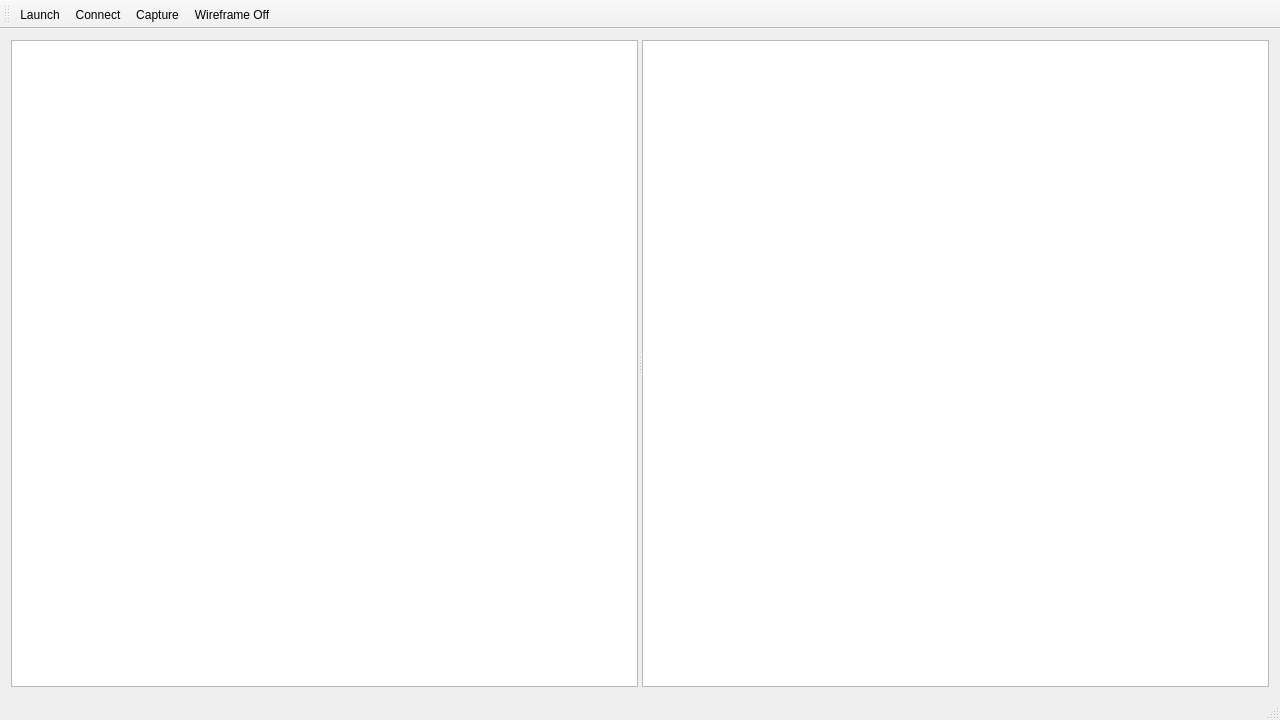
<?xml version="1.0" encoding="UTF-8"?>
<ui version="4.0">
 <class>MainWindow</class>
 <widget class="QMainWindow" name="MainWindow">
  <property name="geometry">
   <rect>
    <x>0</x>
    <y>0</y>
    <width>1280</width>
    <height>720</height>
   </rect>
  </property>
  <property name="windowTitle">
   <string>Dissector</string>
  </property>
  <widget class="QWidget" name="centralWidget">
   <layout class="QHBoxLayout" name="horizontalLayout">
    <item>
     <widget class="QSplitter" name="splitterhoriz">
      <property name="orientation">
       <enum>Qt::Horizontal</enum>
      </property>
      <widget class="QTreeView" name="DrawCallView"/>
      <widget class="QTreeView" name="StatesView"/>
     </widget>
    </item>
   </layout>
  </widget>
  <widget class="QMenuBar" name="menuBar">
   <property name="geometry">
    <rect>
     <x>0</x>
     <y>0</y>
     <width>1280</width>
     <height>25</height>
    </rect>
   </property>
  </widget>
  <widget class="QToolBar" name="mainToolBar">
   <attribute name="toolBarArea">
    <enum>TopToolBarArea</enum>
   </attribute>
   <attribute name="toolBarBreak">
    <bool>false</bool>
   </attribute>
   <addaction name="actionLaunch"/>
   <addaction name="actionConnect"/>
   <addaction name="actionCapture"/>
   <addaction name="actionWireframe_Off"/>
  </widget>
  <widget class="QStatusBar" name="statusBar"/>
  <action name="actionConnect">
   <property name="text">
    <string>Connect</string>
   </property>
   <property name="toolTip">
    <string>Connect to Application</string>
   </property>
   <property name="shortcut">
    <string>C</string>
   </property>
  </action>
  <action name="actionCapture">
   <property name="text">
    <string>Capture</string>
   </property>
   <property name="toolTip">
    <string>Trigger a frame capture</string>
   </property>
  </action>
  <action name="actionLaunch">
   <property name="text">
    <string>Launch</string>
   </property>
   <property name="toolTip">
    <string>Launch an Executable</string>
   </property>
  </action>
  <action name="actionWireframe_Off">
   <property name="text">
    <string>Wireframe Off</string>
   </property>
  </action>
 </widget>
 <layoutdefault spacing="6" margin="11"/>
 <resources/>
 <connections/>
</ui>
